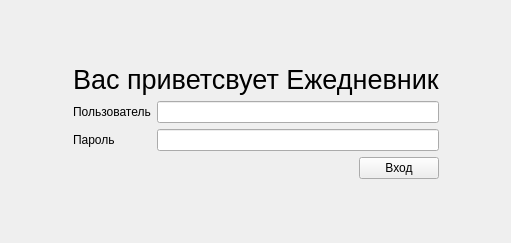
<?xml version="1.0" encoding="UTF-8"?>
<ui version="4.0">
 <class>Form</class>
 <widget class="QWidget" name="Form">
  <property name="geometry">
   <rect>
    <x>0</x>
    <y>0</y>
    <width>511</width>
    <height>243</height>
   </rect>
  </property>
  <property name="windowTitle">
   <string>Form</string>
  </property>
  <layout class="QHBoxLayout" name="horizontalLayout_2">
   <item>
    <spacer name="horizontalSpacer_2">
     <property name="orientation">
      <enum>Qt::Horizontal</enum>
     </property>
     <property name="sizeHint" stdset="0">
      <size>
       <width>53</width>
       <height>20</height>
      </size>
     </property>
    </spacer>
   </item>
   <item>
    <layout class="QVBoxLayout" name="verticalLayout_2">
     <item>
      <spacer name="verticalSpacer">
       <property name="orientation">
        <enum>Qt::Vertical</enum>
       </property>
       <property name="sizeHint" stdset="0">
        <size>
         <width>20</width>
         <height>40</height>
        </size>
       </property>
      </spacer>
     </item>
     <item>
      <widget class="QLabel" name="label">
       <property name="font">
        <font>
         <pointsize>20</pointsize>
        </font>
       </property>
       <property name="text">
        <string>Вас приветсвует Ежедневник</string>
       </property>
      </widget>
     </item>
     <item>
      <layout class="QVBoxLayout" name="verticalLayout">
       <item>
        <layout class="QFormLayout" name="formLayout">
         <item row="0" column="0">
          <widget class="QLabel" name="label_3">
           <property name="text">
            <string>Пользователь</string>
           </property>
          </widget>
         </item>
         <item row="0" column="1">
          <widget class="QLineEdit" name="usernameLineEdit"/>
         </item>
         <item row="1" column="0">
          <widget class="QLabel" name="label_2">
           <property name="text">
            <string>Пароль</string>
           </property>
          </widget>
         </item>
         <item row="1" column="1">
          <widget class="QLineEdit" name="passwordLineEdit"/>
         </item>
        </layout>
       </item>
       <item>
        <layout class="QHBoxLayout" name="horizontalLayout">
         <item>
          <spacer name="horizontalSpacer">
           <property name="orientation">
            <enum>Qt::Horizontal</enum>
           </property>
           <property name="sizeHint" stdset="0">
            <size>
             <width>40</width>
             <height>20</height>
            </size>
           </property>
          </spacer>
         </item>
         <item>
          <widget class="QPushButton" name="loginBtn">
           <property name="text">
            <string>Вход</string>
           </property>
          </widget>
         </item>
        </layout>
       </item>
      </layout>
     </item>
     <item>
      <spacer name="verticalSpacer_2">
       <property name="orientation">
        <enum>Qt::Vertical</enum>
       </property>
       <property name="sizeHint" stdset="0">
        <size>
         <width>20</width>
         <height>40</height>
        </size>
       </property>
      </spacer>
     </item>
    </layout>
   </item>
   <item>
    <spacer name="horizontalSpacer_3">
     <property name="orientation">
      <enum>Qt::Horizontal</enum>
     </property>
     <property name="sizeHint" stdset="0">
      <size>
       <width>53</width>
       <height>20</height>
      </size>
     </property>
    </spacer>
   </item>
  </layout>
 </widget>
 <resources/>
 <connections/>
</ui>
